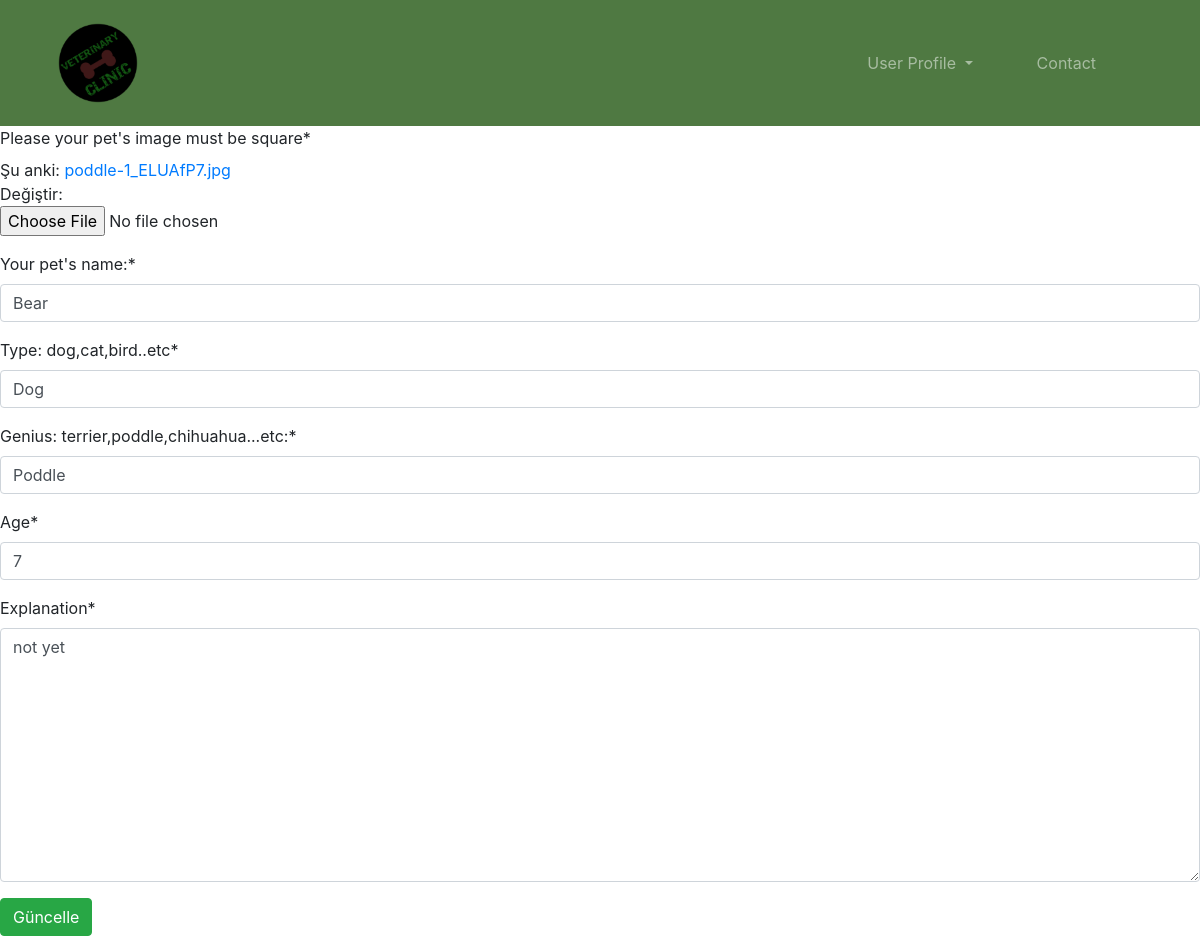
The app's page /pet/update/18 with its own data.
### pet/models.py (models this page shows)
class Pet(models.Model):
    petowner = models.ForeignKey("auth.user", on_delete=models.CASCADE)
    image = models.FileField(null=True, blank=True, verbose_name="Image")
    type = models.CharField(max_length=20, verbose_name="Type")
    genius = models.CharField(max_length=20, verbose_name="Genius")
    name = models.CharField(max_length=20, verbose_name="Name")
    age = models.CharField(max_length=4, verbose_name="Age")
    explanation = models.TextField(verbose_name="Explanation")
    created_date = models.DateField(auto_now_add=True, verbose_name="Created Date")

### pet/views.py (the view)
# urls.py: path('update/<int:id>', views.update, name="update"),
def update(request, id):
    pet = get_object_or_404(Pet, id=id)
    form = PetForm(request.POST or None, request.FILES or None, instance=pet)
    if form.is_valid():
        form.save(commit=False)
        pet.save()
        return redirect("pet:pets")
    return render(request, "update.html", {"form":form})

### pet/forms.py
class PetForm(forms.ModelForm):
    name = forms.CharField(label="Your pet's name:")
    type = forms.CharField(label="Type: dog,cat,bird..etc")
    genius = forms.CharField(label="Genius: terrier,poddle,chihuahua...etc:")
    image = forms.FileField(label="Please your pet's image must be square")
    class Meta:
        model = Pet
        fields = ["image", "name", "type", "genius", "age", "explanation"]

### templates/update.html (shortened to what this page needs)
{% extends "base.html" %}
{% block body %}
{% load crispy_forms_tags %}
    <form method="POST" enctype="multipart/form-data">
        {{form|crispy}}
        <button type="submit" class="btn btn-success">Güncelle</button>
    </form>
{% endblock %}

### static/css/style.css (style rules this page uses)
body { margin: 0 !important; padding: 0 !important; }

### records on screen
Pet: name "Bear", type "Dog", genius "Poddle", age "7", explanation "not yet"
